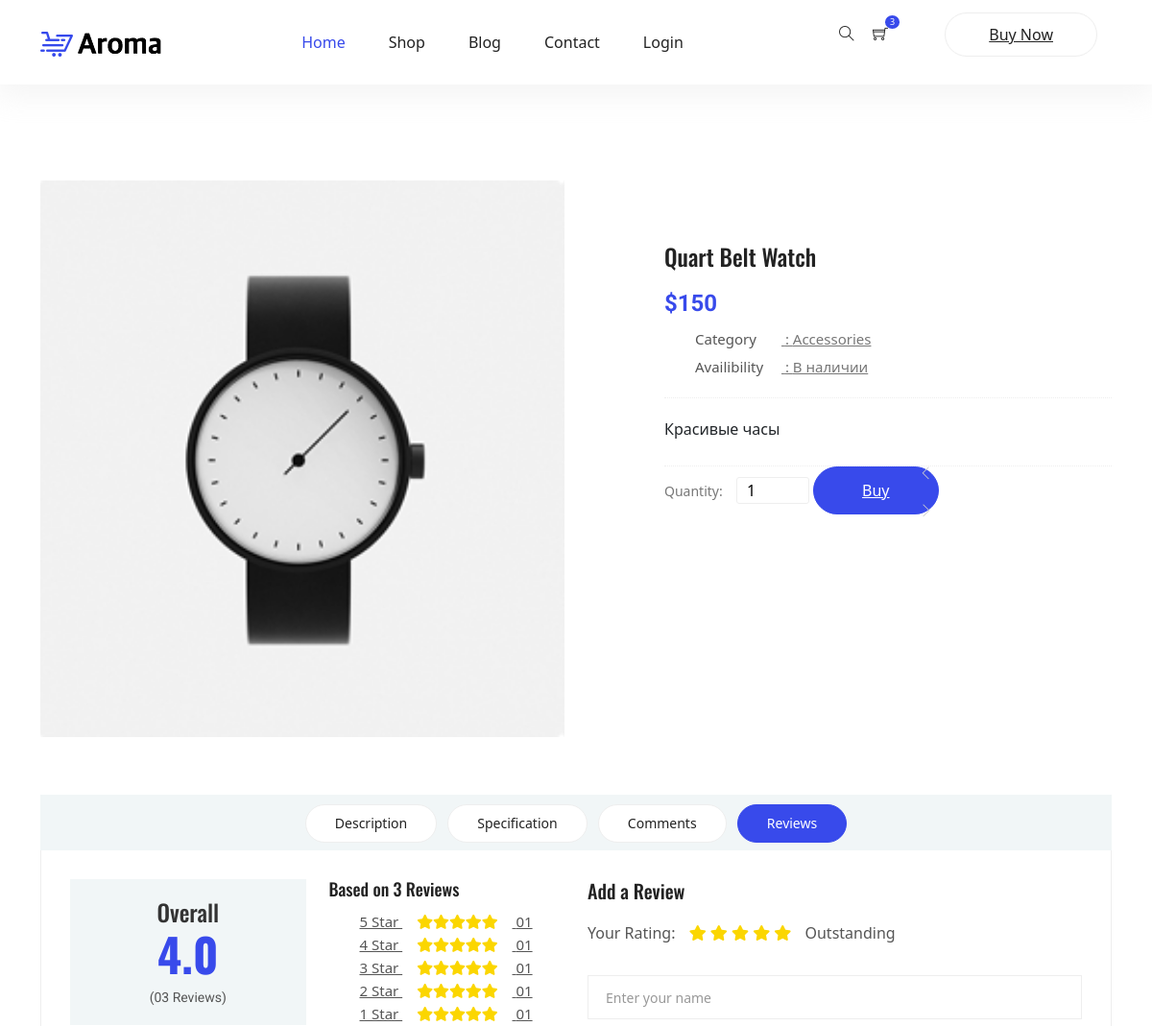
The page /products/1 (upper part) on the database as committed earlier.
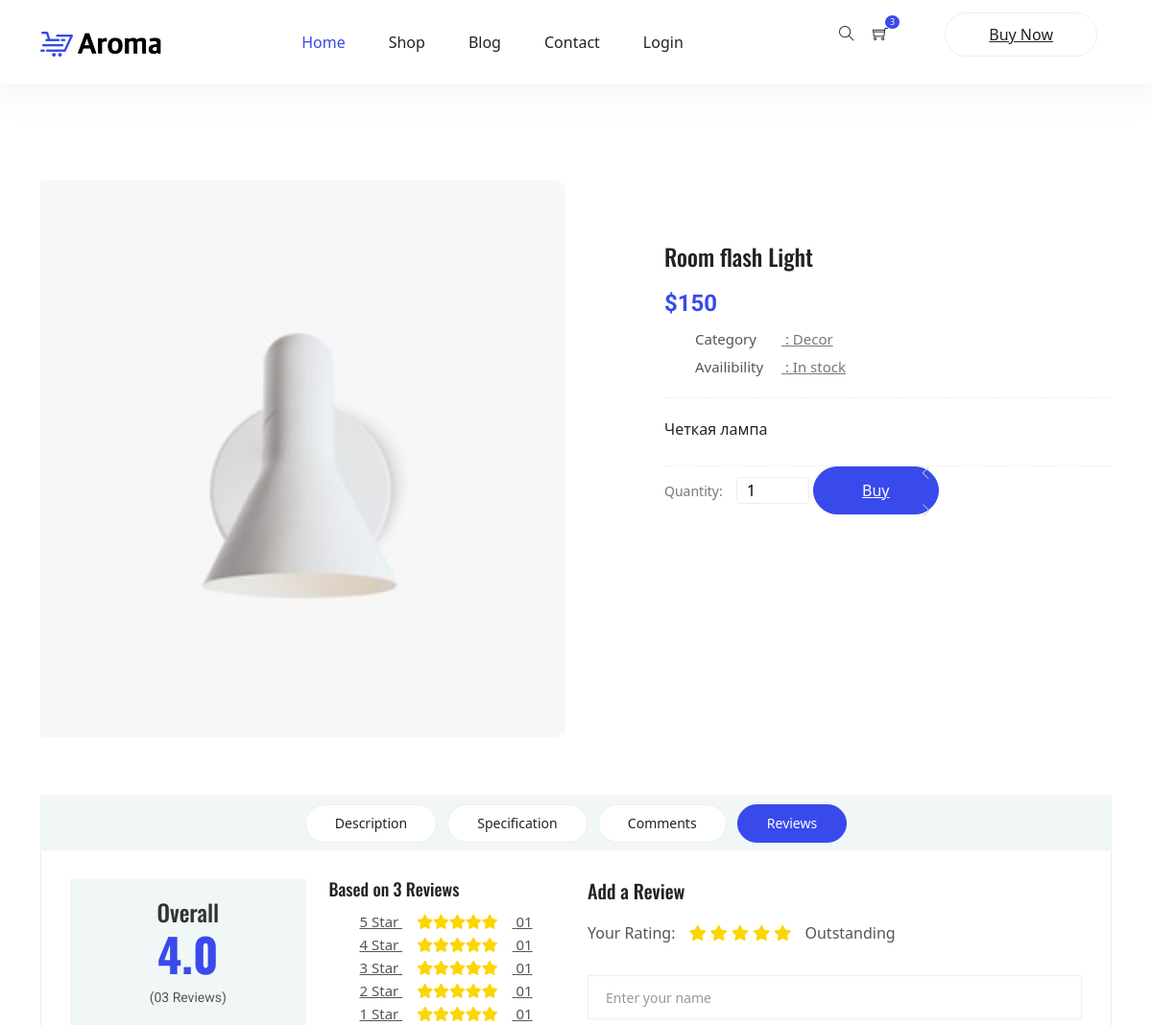
The same page on the database as committed later.
### shop/models.py (models this page shows, shortened)
class Product(db.Model):
    __tablename__ = 'products'
    id = db.Column(db.Integer(), primary_key=True)
    title = db.Column(db.String(), nullable=False)
    price = db.Column(db.Integer(), nullable=False)
    category = db.Column(db.String(), nullable=False)
    availibility = db.Column(db.String(), nullable=False)
    description = db.Column(db.Text(), nullable=False)
    image = db.Column(db.String(), nullable=False)
    buy = db.relationship('Buy', backref='product', lazy=True)

### shop/routes.py (the view)
@app.route('/products/<int:product_id>')
def product_detail(product_id):
    product = Product.query.get(product_id)
    return render_template('product_detail.html', product=product)

### shop/templates/product_detail.html (shortened to what the changed rows need)
{% extends 'base.html' %}
{% block content %}
<div class="product_image_area">
	<div class="container">
		<div class="row s_product_inner">
			<div class="col-lg-6">
				<div class="owl-carousel owl-theme s_Product_carousel">
					<div class="single-prd-item">
						<img class="img-fluid" src="{{ url_for('static',  filename='img/product/' + product.image) }}"
							alt="{{ product.image }}">
					</div>
				</div>
			</div>
			<div class="col-lg-5 offset-lg-1">
				<div class="s_product_text">
					<h3>{{ product.title }}</h3>
					<h2>${{ product.price }}</h2>
					<ul class="list">
						<li><a class="active" href="#"><span>Category</span> : {{ product.category }}</a></li>
						<li><a href="#"><span>Availibility</span> : {{ product.availibility }}</a></li>
					</ul>
					<p>{{ product.description }}</p>
					<div class="product_count">
						<label for="qty">Quantity:</label>
						<button
							onclick="var result = document.getElementById('sst'); var sst = result.value; if( !isNaN( sst )) result.value++;return false;"
							class="increase items-count" type="button"><i class="ti-angle-left"></i></button>
						<input type="text" name="qty" id="sst" size="2" maxlength="12" value="1" title="Quantity:"
							class="input-text qty">
						<button
							onclick="var result = document.getElementById('sst'); var sst = result.value; if( !isNaN( sst ) &amp;&amp; sst > 0 ) result.value--;return false;"
							class="reduced items-count" type="button"><i class="ti-angle-right"></i></button>
						<a class="button primary-btn" href="{{ url_for('buy', product_id=product.id) }}">Buy</a>
					</div>
				</div>
			</div>
		</div>
	</div>
</div>
{% endblock %}

Rows that differ between the two databases and show on the page:
changed Product: image: a different picture; title "Quart Belt Watch" → "Room flash Light"; category "Accessories" → "Decor"; availibility "В наличии" → "In stock"; description "Красивые часы" → "Четкая лампа"
